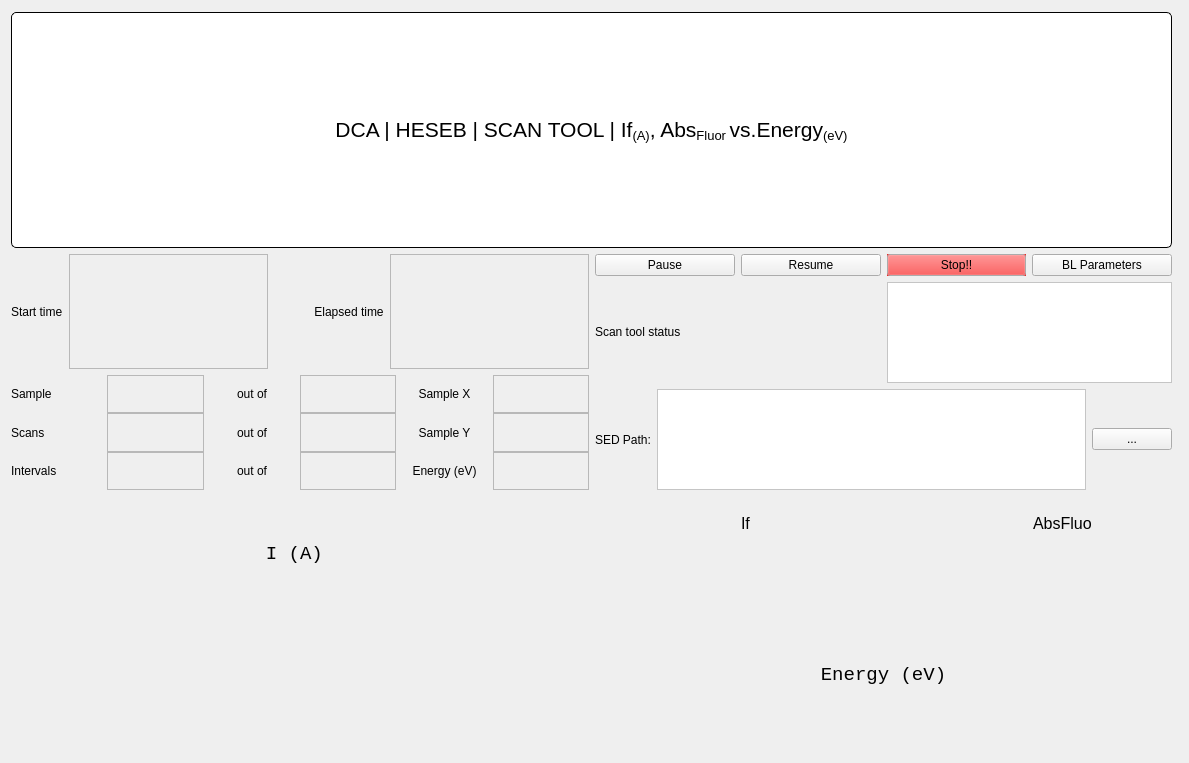
<?xml version="1.0" encoding="UTF-8"?>
<ui version="4.0">
 <class>HESEB_ScanTool_I0</class>
 <widget class="QMainWindow" name="HESEB_ScanTool_I0">
  <property name="geometry">
   <rect>
    <x>0</x>
    <y>0</y>
    <width>1189</width>
    <height>763</height>
   </rect>
  </property>
  <property name="windowTitle">
   <string>HESEB_ScanTool_I0</string>
  </property>
  <widget class="QWidget" name="centralwidget">
   <widget class="QWidget" name="">
    <property name="geometry">
     <rect>
      <x>11</x>
      <y>12</y>
      <width>1161</width>
      <height>720</height>
     </rect>
    </property>
    <layout class="QVBoxLayout" name="verticalLayout_2">
     <item>
      <widget class="QLabel" name="tiltleLabel">
       <property name="sizePolicy">
        <sizepolicy hsizetype="Minimum" vsizetype="Minimum">
         <horstretch>0</horstretch>
         <verstretch>0</verstretch>
        </sizepolicy>
       </property>
       <property name="font">
        <font>
         <pointsize>16</pointsize>
        </font>
       </property>
       <property name="styleSheet">
        <string notr="true">background-color: rgb(255, 255, 255);
border: 1px solid black;
border-radius: 5px;
margin-top: 0.5em;
subcontrol-origin: margin;
left: 10px;
padding: 0 3px 0 3px;</string>
       </property>
       <property name="text">
        <string>&lt;html&gt;&lt;head/&gt;&lt;body&gt;&lt;p&gt;DCA | HESEB | SCAN TOOL | If&lt;span style=&quot; vertical-align:sub;&quot;&gt;(A)&lt;/span&gt;, Abs&lt;span style=&quot; vertical-align:sub;&quot;&gt;Fluor &lt;/span&gt;vs.&lt;span style=&quot; vertical-align:sub;&quot;/&gt;Energy&lt;span style=&quot; vertical-align:sub;&quot;&gt;(eV)&lt;/span&gt;&lt;/p&gt;&lt;/body&gt;&lt;/html&gt;</string>
       </property>
       <property name="alignment">
        <set>Qt::AlignCenter</set>
       </property>
       <property name="margin">
        <number>11</number>
       </property>
      </widget>
     </item>
     <item>
      <layout class="QGridLayout" name="gridLayout_4">
       <item row="0" column="0">
        <layout class="QGridLayout" name="gridLayout">
         <item row="0" column="0">
          <layout class="QGridLayout" name="timeLayout">
           <item row="0" column="0">
            <widget class="QLabel" name="startTimeLabel">
             <property name="sizePolicy">
              <sizepolicy hsizetype="Fixed" vsizetype="Preferred">
               <horstretch>0</horstretch>
               <verstretch>0</verstretch>
              </sizepolicy>
             </property>
             <property name="text">
              <string>Start time</string>
             </property>
            </widget>
           </item>
           <item row="0" column="3">
            <widget class="QLabel" name="elapsedTimeLabel">
             <property name="sizePolicy">
              <sizepolicy hsizetype="Fixed" vsizetype="Preferred">
               <horstretch>0</horstretch>
               <verstretch>0</verstretch>
              </sizepolicy>
             </property>
             <property name="text">
              <string>Elapsed time</string>
             </property>
             <property name="alignment">
              <set>Qt::AlignCenter</set>
             </property>
            </widget>
           </item>
           <item row="0" column="4">
            <widget class="QELabel" name="elapsedTimeVal">
             <property name="frameShape">
              <enum>QFrame::StyledPanel</enum>
             </property>
             <property name="alignment">
              <set>Qt::AlignCenter</set>
             </property>
             <property name="variable" stdset="0">
              <string>SCAN:ELAPSE</string>
             </property>
            </widget>
           </item>
           <item row="0" column="1">
            <widget class="QELabel" name="startTimeVal">
             <property name="frameShape">
              <enum>QFrame::StyledPanel</enum>
             </property>
             <property name="alignment">
              <set>Qt::AlignCenter</set>
             </property>
             <property name="variable" stdset="0">
              <string>SCAN:START</string>
             </property>
            </widget>
           </item>
           <item row="0" column="2">
            <spacer name="horizontalSpacer">
             <property name="orientation">
              <enum>Qt::Horizontal</enum>
             </property>
             <property name="sizeType">
              <enum>QSizePolicy::Fixed</enum>
             </property>
             <property name="sizeHint" stdset="0">
              <size>
               <width>40</width>
               <height>20</height>
              </size>
             </property>
            </spacer>
           </item>
          </layout>
         </item>
         <item row="1" column="0">
          <layout class="QGridLayout" name="scanParametersLayout">
           <property name="spacing">
            <number>0</number>
           </property>
           <item row="1" column="2">
            <widget class="QLabel" name="outof2Label">
             <property name="text">
              <string>out of</string>
             </property>
             <property name="alignment">
              <set>Qt::AlignCenter</set>
             </property>
            </widget>
           </item>
           <item row="2" column="4">
            <widget class="QLabel" name="energyLabel">
             <property name="text">
              <string>Energy (eV)</string>
             </property>
             <property name="alignment">
              <set>Qt::AlignCenter</set>
             </property>
            </widget>
           </item>
           <item row="0" column="0">
            <widget class="QLabel" name="samplesLabel">
             <property name="text">
              <string>Sample</string>
             </property>
            </widget>
           </item>
           <item row="1" column="5">
            <widget class="QELabel" name="sampleYVal">
             <property name="frameShape">
              <enum>QFrame::StyledPanel</enum>
             </property>
             <property name="variable" stdset="0">
              <string>motorSimIOC:FE-M1-STP-TRSY1</string>
             </property>
            </widget>
           </item>
           <item row="0" column="3">
            <widget class="QELabel" name="outof1Val">
             <property name="frameShape">
              <enum>QFrame::StyledPanel</enum>
             </property>
             <property name="variable" stdset="0">
              <string>SCAN:Nsamples</string>
             </property>
            </widget>
           </item>
           <item row="1" column="3">
            <widget class="QELabel" name="outof2Val">
             <property name="frameShape">
              <enum>QFrame::StyledPanel</enum>
             </property>
             <property name="variable" stdset="0">
              <string>SCAN:Nscans</string>
             </property>
            </widget>
           </item>
           <item row="2" column="1">
            <widget class="QELabel" name="intervalsVal">
             <property name="frameShape">
              <enum>QFrame::StyledPanel</enum>
             </property>
             <property name="variable" stdset="0">
              <string>SCAN:CurrentInterval</string>
             </property>
            </widget>
           </item>
           <item row="0" column="2">
            <widget class="QLabel" name="outof1Label">
             <property name="text">
              <string>out of</string>
             </property>
             <property name="alignment">
              <set>Qt::AlignCenter</set>
             </property>
            </widget>
           </item>
           <item row="0" column="5">
            <widget class="QELabel" name="sampleXVal">
             <property name="frameShape">
              <enum>QFrame::StyledPanel</enum>
             </property>
             <property name="variable" stdset="0">
              <string>motorSimIOC:FE-M1-STP-TRSX1</string>
             </property>
            </widget>
           </item>
           <item row="0" column="1">
            <widget class="QELabel" name="samplesVal">
             <property name="frameShape">
              <enum>QFrame::StyledPanel</enum>
             </property>
             <property name="variable" stdset="0">
              <string>SCAN:CurrentSample</string>
             </property>
            </widget>
           </item>
           <item row="2" column="5">
            <widget class="QELabel" name="energyVal">
             <property name="frameShape">
              <enum>QFrame::StyledPanel</enum>
             </property>
             <property name="variable" stdset="0">
              <string>I11OH-PGM:getEnergy</string>
             </property>
            </widget>
           </item>
           <item row="2" column="3">
            <widget class="QELabel" name="outof3Val">
             <property name="frameShape">
              <enum>QFrame::StyledPanel</enum>
             </property>
             <property name="variable" stdset="0">
              <string>SCAN:NIntervals</string>
             </property>
            </widget>
           </item>
           <item row="2" column="2">
            <widget class="QLabel" name="outof3Label">
             <property name="text">
              <string>out of</string>
             </property>
             <property name="alignment">
              <set>Qt::AlignCenter</set>
             </property>
            </widget>
           </item>
           <item row="1" column="4">
            <widget class="QLabel" name="sampleYLabel">
             <property name="text">
              <string>Sample Y</string>
             </property>
             <property name="alignment">
              <set>Qt::AlignCenter</set>
             </property>
            </widget>
           </item>
           <item row="0" column="4">
            <widget class="QLabel" name="sampleXLabel">
             <property name="text">
              <string>Sample X</string>
             </property>
             <property name="alignment">
              <set>Qt::AlignCenter</set>
             </property>
            </widget>
           </item>
           <item row="1" column="0">
            <widget class="QLabel" name="scansLabel">
             <property name="text">
              <string>Scans</string>
             </property>
            </widget>
           </item>
           <item row="1" column="1">
            <widget class="QELabel" name="scansVal">
             <property name="frameShape">
              <enum>QFrame::StyledPanel</enum>
             </property>
             <property name="variable" stdset="0">
              <string>SCAN:CurrentScan</string>
             </property>
            </widget>
           </item>
           <item row="2" column="0">
            <widget class="QLabel" name="intervalsLabel">
             <property name="text">
              <string>Intervals</string>
             </property>
            </widget>
           </item>
          </layout>
         </item>
        </layout>
       </item>
       <item row="0" column="1">
        <layout class="QGridLayout" name="gridLayout_3">
         <item row="0" column="0">
          <layout class="QGridLayout" name="actionsLayout">
           <item row="1" column="3">
            <widget class="QEPushButton" name="stop">
             <property name="palette">
              <palette>
               <active>
                <colorrole role="Button">
                 <brush brushstyle="SolidPattern">
                  <color alpha="255">
                   <red>239</red>
                   <green>41</green>
                   <blue>41</blue>
                  </color>
                 </brush>
                </colorrole>
               </active>
               <inactive>
                <colorrole role="Button">
                 <brush brushstyle="SolidPattern">
                  <color alpha="255">
                   <red>239</red>
                   <green>41</green>
                   <blue>41</blue>
                  </color>
                 </brush>
                </colorrole>
               </inactive>
               <disabled>
                <colorrole role="Button">
                 <brush brushstyle="SolidPattern">
                  <color alpha="255">
                   <red>239</red>
                   <green>41</green>
                   <blue>41</blue>
                  </color>
                 </brush>
                </colorrole>
               </disabled>
              </palette>
             </property>
             <property name="font">
              <font>
               <underline>false</underline>
               <kerning>false</kerning>
              </font>
             </property>
             <property name="cursor">
              <cursorShape>PointingHandCursor</cursorShape>
             </property>
             <property name="autoFillBackground">
              <bool>true</bool>
             </property>
             <property name="text">
              <string>Stop!!</string>
             </property>
             <property name="variable" stdset="0">
              <string>SCAN:STOP</string>
             </property>
             <property name="clickText">
              <string>1</string>
             </property>
            </widget>
           </item>
           <item row="1" column="1">
            <widget class="QEPushButton" name="pause">
             <property name="cursor">
              <cursorShape>PointingHandCursor</cursorShape>
             </property>
             <property name="text">
              <string>Pause</string>
             </property>
             <property name="variable" stdset="0">
              <string>SCAN:XAFSPause</string>
             </property>
             <property name="releaseText">
              <string>0</string>
             </property>
            </widget>
           </item>
           <item row="1" column="2">
            <widget class="QEPushButton" name="resume">
             <property name="cursor">
              <cursorShape>PointingHandCursor</cursorShape>
             </property>
             <property name="text">
              <string>Resume</string>
             </property>
             <property name="variable" stdset="0">
              <string>SCAN:XAFSPause</string>
             </property>
             <property name="clickText">
              <string>0</string>
             </property>
            </widget>
           </item>
           <item row="1" column="4">
            <widget class="QPushButton" name="readMorePVs">
             <property name="cursor">
              <cursorShape>PointingHandCursor</cursorShape>
             </property>
             <property name="text">
              <string>BL Parameters</string>
             </property>
            </widget>
           </item>
          </layout>
         </item>
         <item row="1" column="0">
          <layout class="QHBoxLayout" name="horizontalLayout_4">
           <item>
            <widget class="QLabel" name="logsLabel">
             <property name="sizePolicy">
              <sizepolicy hsizetype="Preferred" vsizetype="Fixed">
               <horstretch>0</horstretch>
               <verstretch>0</verstretch>
              </sizepolicy>
             </property>
             <property name="text">
              <string>Scan tool status </string>
             </property>
            </widget>
           </item>
           <item>
            <widget class="QLabel" name="logs">
             <property name="cursor">
              <cursorShape>IBeamCursor</cursorShape>
             </property>
             <property name="styleSheet">
              <string notr="true">background-color: rgb(255, 255, 255);</string>
             </property>
             <property name="frameShape">
              <enum>QFrame::StyledPanel</enum>
             </property>
             <property name="text">
              <string/>
             </property>
             <property name="alignment">
              <set>Qt::AlignLeading|Qt::AlignLeft|Qt::AlignTop</set>
             </property>
             <property name="wordWrap">
              <bool>true</bool>
             </property>
             <property name="indent">
              <number>6</number>
             </property>
            </widget>
           </item>
          </layout>
         </item>
         <item row="2" column="0">
          <layout class="QGridLayout" name="file_label_Layout">
           <item row="0" column="1" rowspan="2">
            <widget class="QLabel" name="SEDPathVal">
             <property name="cursor">
              <cursorShape>IBeamCursor</cursorShape>
             </property>
             <property name="styleSheet">
              <string notr="true">background-color: rgb(255, 255, 255);</string>
             </property>
             <property name="frameShape">
              <enum>QFrame::StyledPanel</enum>
             </property>
             <property name="text">
              <string/>
             </property>
             <property name="wordWrap">
              <bool>true</bool>
             </property>
             <property name="indent">
              <number>6</number>
             </property>
            </widget>
           </item>
           <item row="0" column="0" rowspan="2">
            <widget class="QLabel" name="SEDPathLabel">
             <property name="sizePolicy">
              <sizepolicy hsizetype="Fixed" vsizetype="Preferred">
               <horstretch>0</horstretch>
               <verstretch>0</verstretch>
              </sizepolicy>
             </property>
             <property name="text">
              <string>SED Path:</string>
             </property>
            </widget>
           </item>
           <item row="0" column="2" rowspan="2">
            <widget class="QPushButton" name="SEDPathDir">
             <property name="sizePolicy">
              <sizepolicy hsizetype="Fixed" vsizetype="Fixed">
               <horstretch>0</horstretch>
               <verstretch>0</verstretch>
              </sizepolicy>
             </property>
             <property name="cursor">
              <cursorShape>PointingHandCursor</cursorShape>
             </property>
             <property name="text">
              <string>...</string>
             </property>
            </widget>
           </item>
          </layout>
         </item>
        </layout>
       </item>
      </layout>
     </item>
     <item>
      <layout class="QGridLayout" name="gridLayout_2">
       <item row="0" column="0">
        <widget class="QLabel" name="xy">
         <property name="font">
          <font>
           <family>Monospace</family>
           <pointsize>14</pointsize>
           <italic>false</italic>
           <underline>false</underline>
           <strikeout>false</strikeout>
           <stylestrategy>PreferDefault</stylestrategy>
           <kerning>true</kerning>
          </font>
         </property>
         <property name="layoutDirection">
          <enum>Qt::LeftToRight</enum>
         </property>
         <property name="styleSheet">
          <string notr="true">.label_14{
transform: rotate(-90deg);
}</string>
         </property>
         <property name="text">
          <string>I (A) </string>
         </property>
         <property name="alignment">
          <set>Qt::AlignCenter</set>
         </property>
         <property name="wordWrap">
          <bool>false</bool>
         </property>
        </widget>
       </item>
       <item row="0" column="1">
        <layout class="QVBoxLayout" name="verticalLayout">
         <item>
          <layout class="QHBoxLayout" name="horizontalLayout_5">
           <item>
            <layout class="QHBoxLayout" name="horizontalLayout_3">
             <item>
              <layout class="QHBoxLayout" name="horizontalLayout">
               <item>
                <widget class="QSimpleShape" name="qsimpleshape">
                 <property name="shape">
                  <enum>QSimpleShape::roundRectangle</enum>
                 </property>
                 <property name="colour0" stdset="0">
                  <color>
                   <red>23</red>
                   <green>69</green>
                   <blue>243</blue>
                  </color>
                 </property>
                </widget>
               </item>
               <item>
                <widget class="QLabel" name="label">
                 <property name="font">
                  <font>
                   <pointsize>12</pointsize>
                  </font>
                 </property>
                 <property name="text">
                  <string>If</string>
                 </property>
                </widget>
               </item>
              </layout>
             </item>
             <item>
              <layout class="QHBoxLayout" name="horizontalLayout_2">
               <item>
                <widget class="QSimpleShape" name="qsimpleshape_2">
                 <property name="shape">
                  <enum>QSimpleShape::roundRectangle</enum>
                 </property>
                 <property name="colour0" stdset="0">
                  <color>
                   <red>255</red>
                   <green>0</green>
                   <blue>0</blue>
                  </color>
                 </property>
                </widget>
               </item>
               <item>
                <widget class="QLabel" name="label_2">
                 <property name="font">
                  <font>
                   <pointsize>12</pointsize>
                  </font>
                 </property>
                 <property name="text">
                  <string>AbsFluo</string>
                 </property>
                </widget>
               </item>
              </layout>
             </item>
            </layout>
           </item>
          </layout>
         </item>
         <item>
          <widget class="QEPlotter" name="plotter">
           <property name="cursor">
            <cursorShape>CrossCursor</cursorShape>
           </property>
           <property name="mouseTracking">
            <bool>true</bool>
           </property>
           <property name="toolBarIsVisible" stdset="0">
            <bool>true</bool>
           </property>
           <property name="pvItemsIsVisible" stdset="0">
            <bool>false</bool>
           </property>
           <property name="statusIsVisible" stdset="0">
            <bool>false</bool>
           </property>
           <property name="contextMenuEmitText" stdset="0">
            <string>X,Y</string>
           </property>
           <property name="DataVariableX" stdset="0">
            <string>PLOT:Energy</string>
           </property>
           <property name="DataVariableA" stdset="0">
            <string>PLOT:If</string>
           </property>
           <property name="DataVariableB" stdset="0">
            <string>PLOT:AbsFlu</string>
           </property>
           <property name="DataVariableC" stdset="0">
            <string/>
           </property>
           <property name="SizeVariableX" stdset="0">
            <string>PLOT:Energy.NORD</string>
           </property>
           <property name="SizeVariableA" stdset="0">
            <string>PLOT:If.NORD</string>
           </property>
           <property name="SizeVariableB" stdset="0">
            <string>PLOT:AbsFlu.NORD</string>
           </property>
           <property name="SizeVariableC" stdset="0">
            <string/>
           </property>
           <property name="AliasNameX" stdset="0">
            <string/>
           </property>
           <property name="AliasNameA" stdset="0">
            <string/>
           </property>
           <property name="ColourA">
            <color>
             <red>23</red>
             <green>69</green>
             <blue>243</blue>
            </color>
           </property>
           <property name="ColourB">
            <color>
             <red>255</red>
             <green>0</green>
             <blue>0</blue>
            </color>
           </property>
           <property name="aliasNames" stdset="0">
            <stringlist>
             <string></string>
             <string></string>
             <string></string>
             <string></string>
             <string></string>
             <string></string>
             <string></string>
             <string></string>
             <string></string>
             <string></string>
             <string></string>
             <string></string>
             <string></string>
             <string></string>
             <string></string>
             <string></string>
             <string></string>
            </stringlist>
           </property>
          </widget>
         </item>
        </layout>
       </item>
       <item row="1" column="1">
        <widget class="QLabel" name="XLabel">
         <property name="font">
          <font>
           <family>Monospace</family>
           <pointsize>14</pointsize>
           <italic>false</italic>
           <underline>false</underline>
           <strikeout>false</strikeout>
           <stylestrategy>PreferDefault</stylestrategy>
           <kerning>true</kerning>
          </font>
         </property>
         <property name="text">
          <string>Energy (eV)</string>
         </property>
         <property name="alignment">
          <set>Qt::AlignCenter</set>
         </property>
        </widget>
       </item>
      </layout>
     </item>
    </layout>
   </widget>
  </widget>
 </widget>
 <customwidgets>
  <customwidget>
   <class>QELabel</class>
   <extends>QLabel</extends>
   <header>QELabel.h</header>
  </customwidget>
  <customwidget>
   <class>QEPlotter</class>
   <extends>QEFrame</extends>
   <header>QEPlotter.h</header>
  </customwidget>
  <customwidget>
   <class>QEPushButton</class>
   <extends>QPushButton</extends>
   <header>QEPushButton.h</header>
  </customwidget>
  <customwidget>
   <class>QEFrame</class>
   <extends>QFrame</extends>
   <header>QEFrame.h</header>
   <container>1</container>
  </customwidget>
  <customwidget>
   <class>QSimpleShape</class>
   <extends>QWidget</extends>
   <header>QSimpleShape.h</header>
  </customwidget>
 </customwidgets>
 <resources/>
 <connections/>
</ui>
